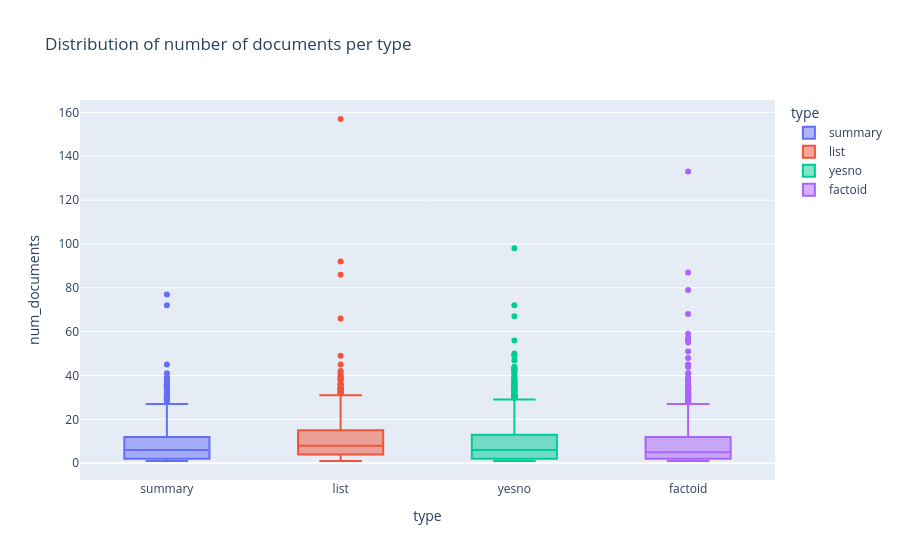

Notebook source saved alongside this figure:
### Code cell
px.box(data_frame=df, x="type", y="num_documents", color="type", title="Distribution of number of documents per type")

### Figure 1 — Plotly figure (JSON) as saved in the notebook; plotly's stock layout.template omitted (floating-point values rounded to 4 significant figures; data arrays with more than 128 entries replaced by an {"elided": "..."} marker saying what was removed)
{"data": [{"alignmentgroup": "True", "hovertemplate": "type=%{x}<br>num_documents=%{y}<extra></extra>", "legendgroup": "summary", "marker": {"color": "#636efa"}, "name": "summary", "notched": false, "offsetgroup": "summary", "orientation": "v", "showlegend": true, "x": {"elided": "1130 str values"}, "x0": " ", "xaxis": "x", "y": {"elided": "1130 int values"}, "y0": " ", "yaxis": "y", "type": "box"}, {"alignmentgroup": "True", "hovertemplate": "type=%{x}<br>num_documents=%{y}<extra></extra>", "legendgroup": "list", "marker": {"color": "#EF553B"}, "name": "list", "notched": false, "offsetgroup": "list", "orientation": "v", "showlegend": true, "x": {"elided": "901 str values"}, "x0": " ", "xaxis": "x", "y": {"elided": "901 int values"}, "y0": " ", "yaxis": "y", "type": "box"}, {"alignmentgroup": "True", "hovertemplate": "type=%{x}<br>num_documents=%{y}<extra></extra>", "legendgroup": "yesno", "marker": {"color": "#00cc96"}, "name": "yesno", "notched": false, "offsetgroup": "yesno", "orientation": "v", "showlegend": true, "x": {"elided": "1271 str values"}, "x0": " ", "xaxis": "x", "y": {"elided": "1271 int values"}, "y0": " ", "yaxis": "y", "type": "box"}, {"alignmentgroup": "True", "hovertemplate": "type=%{x}<br>num_documents=%{y}<extra></extra>", "legendgroup": "factoid", "marker": {"color": "#ab63fa"}, "name": "factoid", "notched": false, "offsetgroup": "factoid", "orientation": "v", "showlegend": true, "x": {"elided": "1417 str values"}, "x0": " ", "xaxis": "x", "y": {"elided": "1417 int values"}, "y0": " ", "yaxis": "y", "type": "box"}], "layout": {"xaxis": {"anchor": "y", "domain": [0.0, 1.0], "title": {"text": "type"}, "categoryorder": "array", "categoryarray": ["summary", "list", "yesno", "factoid"]}, "yaxis": {"anchor": "x", "domain": [0.0, 1.0], "title": {"text": "num_documents"}}, "legend": {"title": {"text": "type"}, "tracegroupgap": 0}, "title": {"text": "Distribution of number of documents per type"}, "boxmode": "overlay"}}
